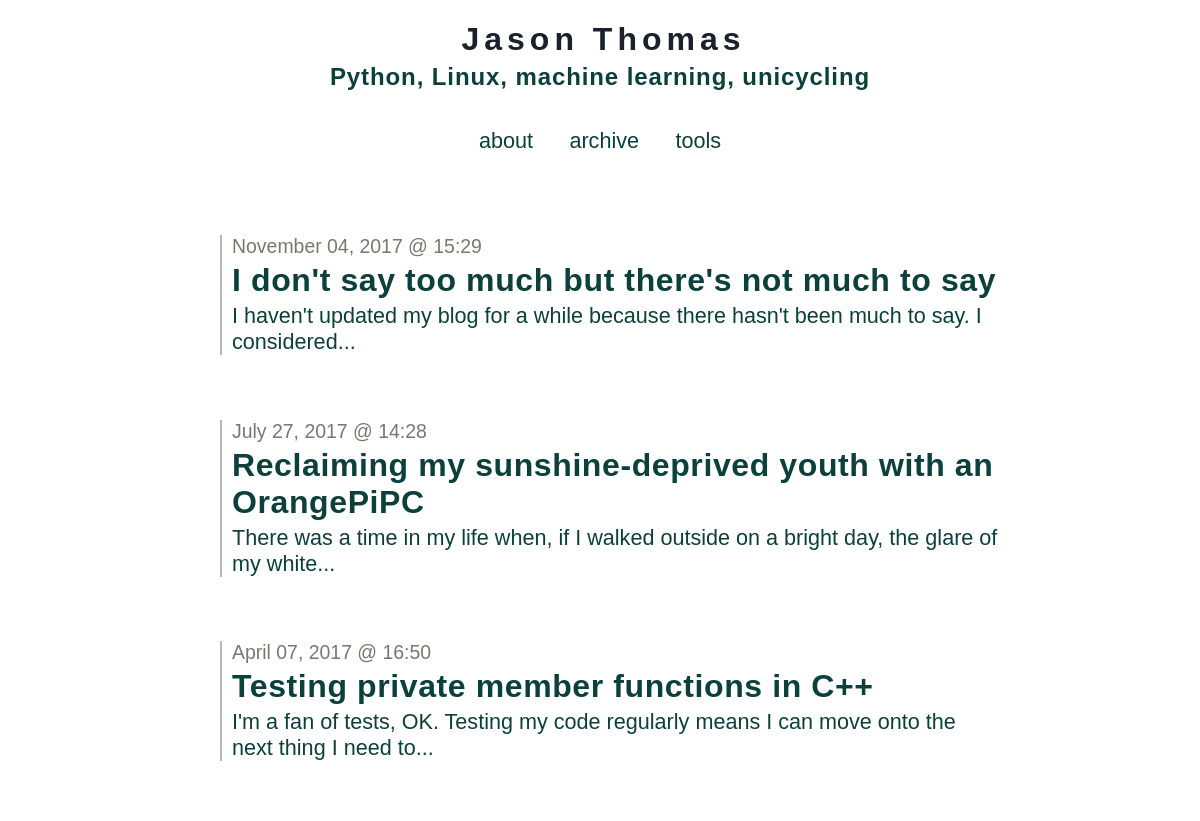
Page /archive (upper part) on the earlier database version.
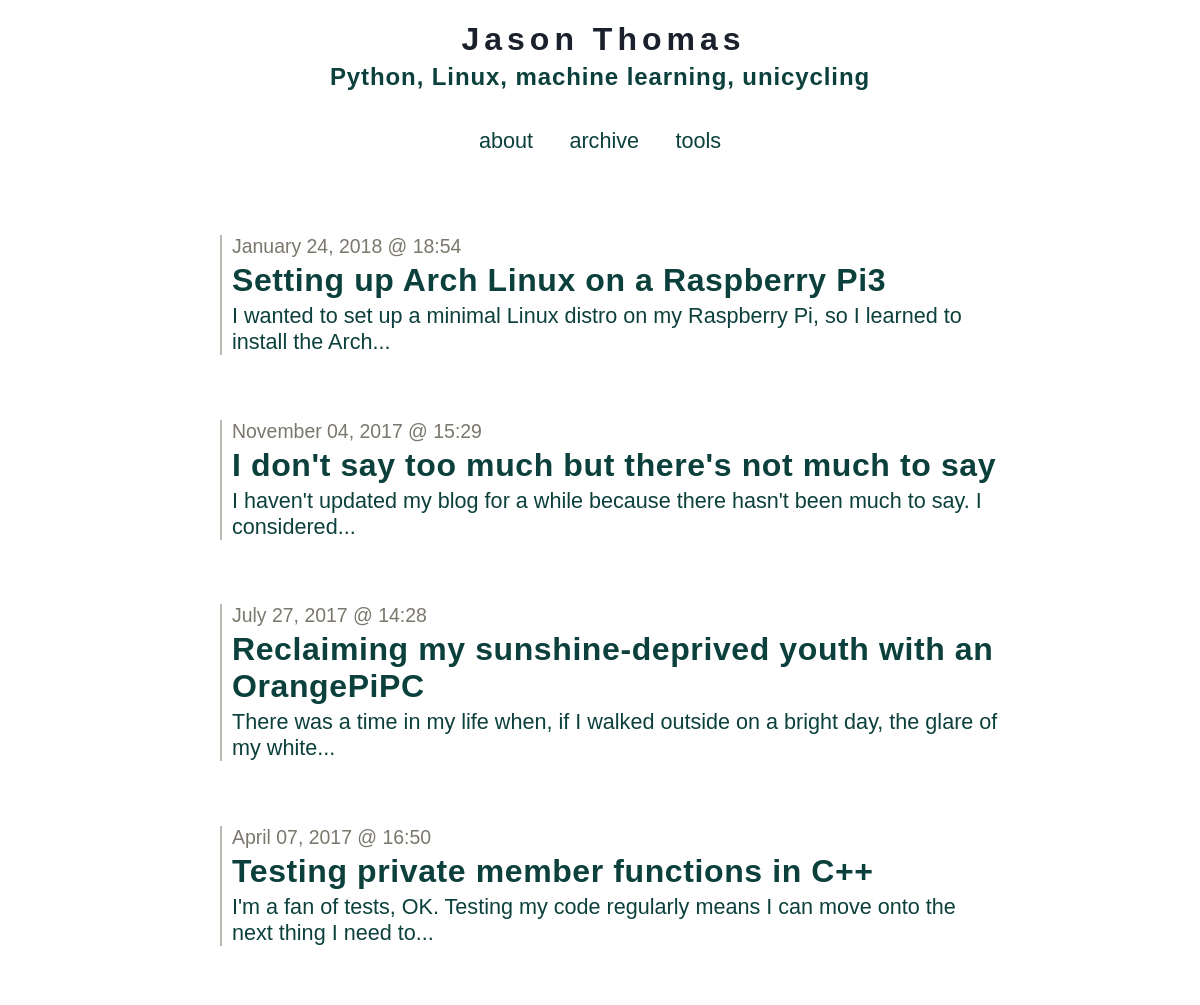
Same page on the later database version.
### tables this page shows
CREATE TABLE entries (
  id integer primary key autoincrement,
  entryDate date not null,
  title text not null,
  text text not null
);

### app.py (the view)
@app.route('/archive')
def show_archive():
    session.pop('logged_in', None)
    entries = getSqlRecords()
    return render_template('show_archive.html', entries=entries)

### app.py (called while the page is built)
def connect_db():
    return sqlite3.connect(app.config['DATABASE'])

def getSqlRecords():
    cursor = g.db.execute('select title, entryDate, text from entries order by id asc')
    entries = [dict(title=row[0], date=row[1], text=row[2]) for row in cursor.fetchall()]
    return entries

@app.before_request
def before_request():
    g.db = connect_db()

@app.teardown_request
def teardown_request(exception):
    db = getattr(g, 'db', None)
    if db is not None:
        db.close()

### templates/show_archive.html
{% extends "layout.html" %}
{% block body %}
  <ul class=entries>
  {% set entry_length=entries|length %}
  {% if entry_length > 0 %}
    {% for entry in entries|reverse() %}
      {% set this_entry_i=entry_length-loop.index %}
      <li class=archiveLink value=><a href="/post?postNum={{this_entry_i}}"><p class=dateText>{{ entry.date|safe }}</p><h2>{{ entry.title }}</h2> <p>{{entry.text|striptags|truncate(100) }}</p></a>
    {% endfor %}
  {% else %}
    <li><em>Why not say something?</em>
  {% endif %}
  </ul>
{% endblock %}

### templates/layout.html (shortened to what this page needs)
<!doctype html>
<link rel="stylesheet" href="{{ url_for('static', filename='default.css') }}">
<link rel=stylesheet type=text/css href="{{ url_for('static', filename='style.css') }}">
<div class=topBanner>
  <a href="/">
    <h1>Jason Thomas</h1>
    <h4>Python, Linux, machine learning, unicycling</h4>
  </a>
</div>
<div class=topLinks>
  <a href="{{ url_for('about') }}">about</a>
  <a href="{{ url_for('show_archive') }}">archive</a>
  <a href="{{ url_for('my_work') }}">tools</a>
</div>
<div class=page>
  {% block body %}{% endblock %}
</div>

### static/style.css (style rules this page uses)
a,h2,h3 { color: #0C403C; }
a:link { text-decoration: none; }
h1,h2,h3,h4 { letter-spacing: 0.6px; }
.page { margin: 3em auto; padding: .8em; max-width: 800px; }
.page a { text-decoration: underline; }
li { margin-bottom: 3em; list-style: none; padding-left:10px; border-left: 2px solid #BBB8B1; margin-left:10px; }
.archiveLink * { cursor:pointer; margin-bottom: 0.125em; margin-top: 0.125em; }
.archiveLink a { text-decoration: none; }
ul { padding-left:10px; }
.topBanner { width: 100%; text-align: center; cursor: pointer; }
.topBanner h1 { font-size: 4.0vh; margin-bottom:5px; letter-spacing:5px; margin-left:7px; color: #1A202C; }
.topBanner h4 { font-size: 3.0vh; letter-spacing:0.9px; margin-top:5px; color: #0C403C; }
.metanav, .topLinks { text-align: center; font-size: 0.9em; padding: 0.3em; }
.topLinks * { margin: 0.75em; margin-top: 0; }
.dateText { margin-bottom:0px; color: #7B776D; font-size:90%; }
h1 { font-size: 4.0vh; }
h2 { font-size: 4.0vh; }
h4 { font-size: 3.2vh; }
p, a, code, li { font-size: 2.7vh; }

Differences in the rows shown:
added entries: date "January 24, 2018 @ 18:54", title "Setting up Arch Linux on a Raspberry Pi3", text "I wanted to set up a minimal Linux distro on my Raspberry Pi, so I learned to install the Arch..."
